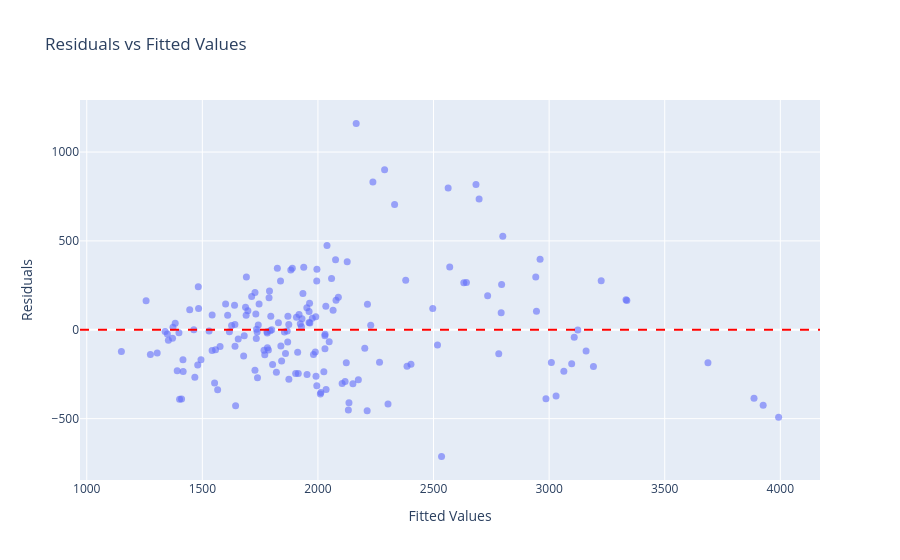

The notebook cell this image was saved under:
### Code cell
# Residual Plot (basic)
Y = np.atleast_1d(Y).flatten()
n = len(Y)
X = np.column_stack((np.ones(n), Xk))
Y_pred = X @ betahat
residuals = Y - Y_pred

fig = go.Figure()
fig.add_trace(go.Scatter(
    x=Y_pred,
    y=residuals,
    mode="markers",
    marker=dict(size=7, opacity=0.6),
    name="Residuals",
    # --- ADD THESE TWO LINES ---
    customdata=np.stack([Y, Y_pred, residuals], axis=1),
    hovertemplate=(
        "<b>Actual Rent:</b> $%{customdata[0]:,.0f}<br>"
        "<b>Fitted Value:</b> $%{customdata[1]:,.0f}<br>"
        "<b>Residual:</b> %{customdata[2]:,.2f}<br>"
        "<extra></extra>"
    )
))

fig.add_hline(y=0, line_dash="dash", line_color="red")
fig.update_layout(title="Residuals vs Fitted Values")
fig.update_xaxes(title_text="Fitted Values")
fig.update_yaxes(title_text="Residuals")
#fig.write_image("residual_plot.png")
fig.show()

### Figure 1 — Plotly figure (JSON) as saved in the notebook; plotly's stock layout.template omitted (floating-point values rounded to 4 significant figures; data arrays with more than 128 entries replaced by an {"elided": "..."} marker saying what was removed)
{"data": [{"customdata": {"elided": "175x3 float values"}, "hovertemplate": "<b>Actual Rent:</b> $%{customdata[0]:,.0f}<br><b>Fitted Value:</b> $%{customdata[1]:,.0f}<br><b>Residual:</b> %{customdata[2]:,.2f}<br><extra></extra>", "marker": {"opacity": 0.6, "size": 7}, "mode": "markers", "name": "Residuals", "type": "scatter", "x": {"elided": "175 float values"}, "y": {"elided": "175 float values"}}], "layout": {"shapes": [{"line": {"color": "red", "dash": "dash"}, "type": "line", "x0": 0, "x1": 1, "xref": "x domain", "y0": 0, "y1": 0, "yref": "y"}], "title": {"text": "Residuals vs Fitted Values"}, "xaxis": {"title": {"text": "Fitted Values"}}, "yaxis": {"title": {"text": "Residuals"}}}}
